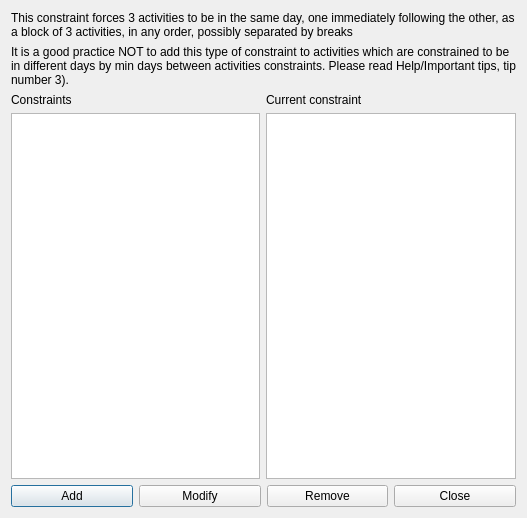
<?xml version="1.0" encoding="UTF-8"?>
<ui version="4.0">
 <class>ConstraintThreeActivitiesGroupedForm_template</class>
 <widget class="QDialog" name="ConstraintThreeActivitiesGroupedForm_template">
  <property name="geometry">
   <rect>
    <x>0</x>
    <y>0</y>
    <width>527</width>
    <height>518</height>
   </rect>
  </property>
  <property name="windowTitle">
   <string extracomment="This is the title of the dialog in which you see the list of all constraints of this type">Constraints three activies grouped</string>
  </property>
  <layout class="QGridLayout" name="gridLayout">
   <item row="0" column="0" colspan="2">
    <widget class="QLabel" name="textLabel1">
     <property name="sizePolicy">
      <sizepolicy hsizetype="Minimum" vsizetype="Minimum">
       <horstretch>0</horstretch>
       <verstretch>0</verstretch>
      </sizepolicy>
     </property>
     <property name="text">
      <string>This constraint forces 3 activities to be in the same day, one immediately following the other, as a block of 3 activities, in any order, possibly separated by breaks</string>
     </property>
     <property name="wordWrap">
      <bool>true</bool>
     </property>
    </widget>
   </item>
   <item row="1" column="0" colspan="2">
    <widget class="QLabel" name="textLabel1_2">
     <property name="sizePolicy">
      <sizepolicy hsizetype="Minimum" vsizetype="Minimum">
       <horstretch>0</horstretch>
       <verstretch>0</verstretch>
      </sizepolicy>
     </property>
     <property name="text">
      <string>It is a good practice NOT to add this type of constraint to activities which are constrained to be in different days by min days between activities constraints. Please read Help/Important tips, tip number 3).</string>
     </property>
     <property name="wordWrap">
      <bool>true</bool>
     </property>
    </widget>
   </item>
   <item row="2" column="0">
    <layout class="QVBoxLayout" name="verticalLayout_2">
     <item>
      <widget class="QLabel" name="constraintsTextLabel">
       <property name="frameShape">
        <enum>QFrame::NoFrame</enum>
       </property>
       <property name="frameShadow">
        <enum>QFrame::Plain</enum>
       </property>
       <property name="text">
        <string>Constraints</string>
       </property>
       <property name="wordWrap">
        <bool>false</bool>
       </property>
      </widget>
     </item>
     <item>
      <widget class="QListWidget" name="constraintsListWidget"/>
     </item>
    </layout>
   </item>
   <item row="2" column="1">
    <layout class="QVBoxLayout" name="verticalLayout">
     <item>
      <widget class="QLabel" name="currentConstraintTextLabel">
       <property name="text">
        <string>Current constraint</string>
       </property>
       <property name="wordWrap">
        <bool>false</bool>
       </property>
      </widget>
     </item>
     <item>
      <widget class="QPlainTextEdit" name="currentConstraintTextEdit"/>
     </item>
    </layout>
   </item>
   <item row="3" column="0" colspan="2">
    <layout class="QHBoxLayout" name="horizontalLayout">
     <item>
      <widget class="QPushButton" name="addConstraintPushButton">
       <property name="text">
        <string>Add</string>
       </property>
      </widget>
     </item>
     <item>
      <widget class="QPushButton" name="modifyConstraintPushButton">
       <property name="text">
        <string>Modify</string>
       </property>
      </widget>
     </item>
     <item>
      <widget class="QPushButton" name="removeConstraintPushButton">
       <property name="text">
        <string>Remove</string>
       </property>
      </widget>
     </item>
     <item>
      <widget class="QPushButton" name="closePushButton">
       <property name="text">
        <string>Close</string>
       </property>
      </widget>
     </item>
    </layout>
   </item>
  </layout>
 </widget>
 <layoutdefault spacing="6" margin="11"/>
 <resources/>
 <connections/>
</ui>
